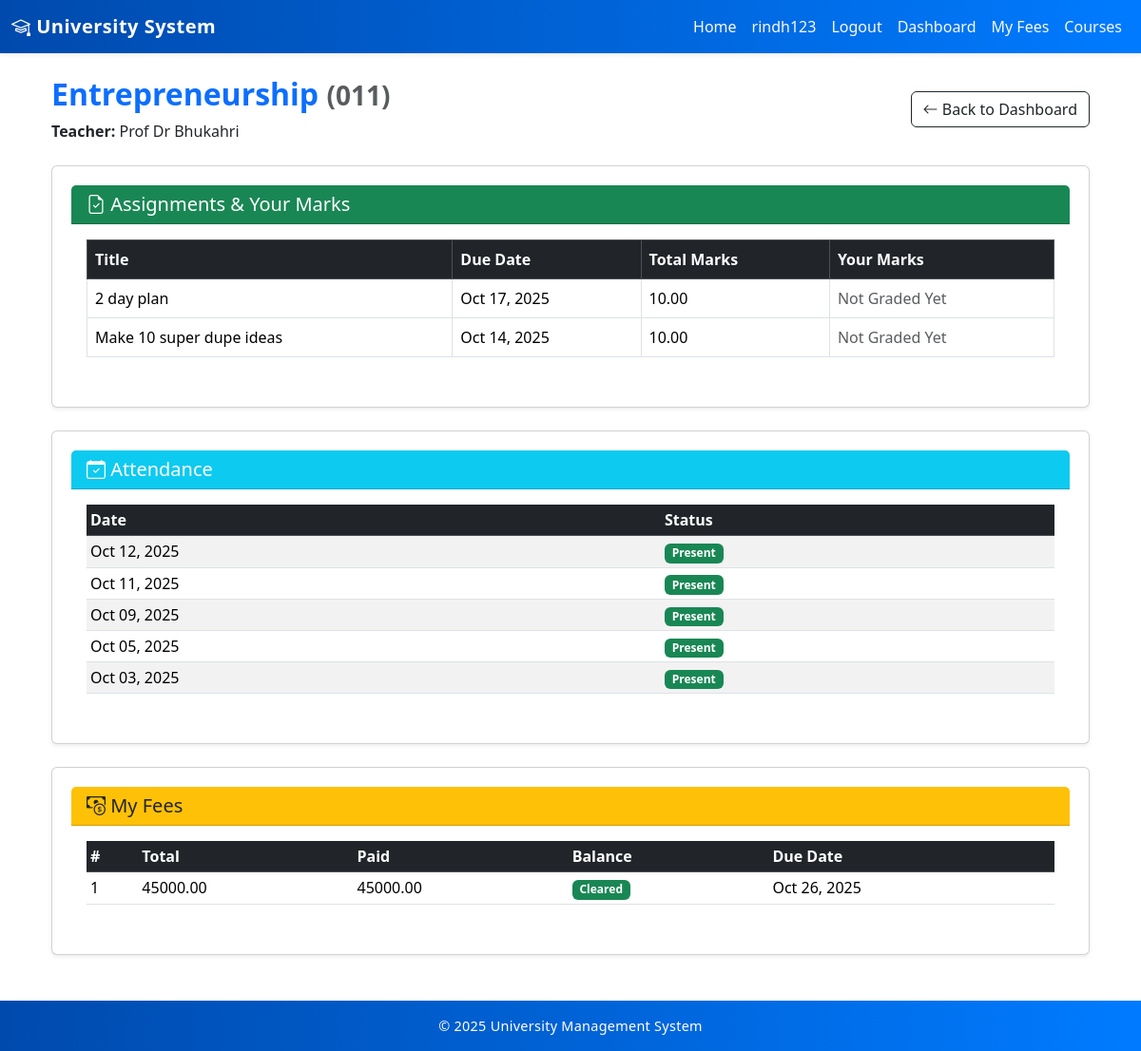
/dashboard/student/course/1/ (signed in), run on an earlier commit of the app's database.
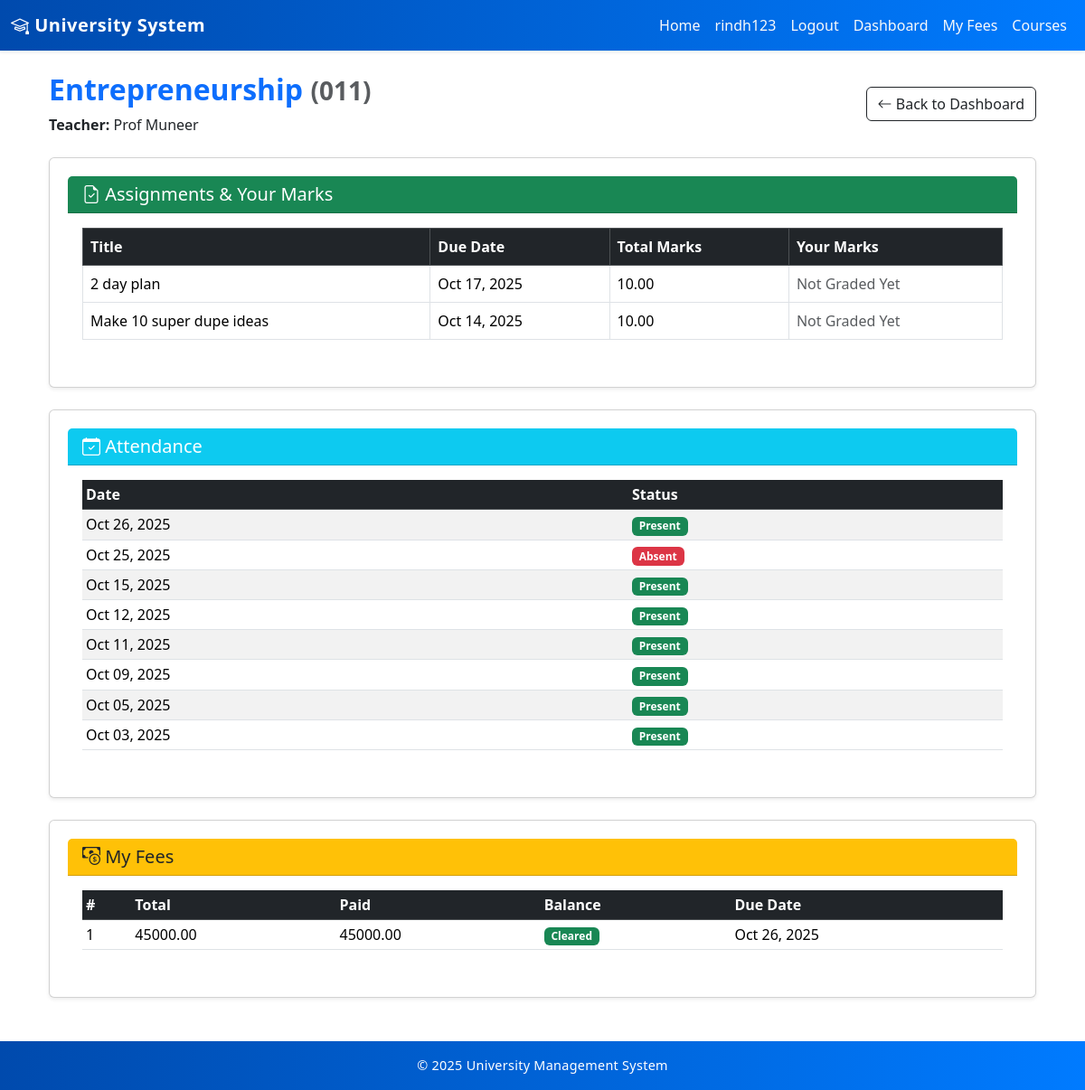
And on a later commit of the database.
### core/models.py (models this page shows, shortened)
class Course(models.Model):
    name = models.CharField(max_length=100)
    code = models.CharField(max_length=20, unique=True)
    description = models.TextField(blank=True, null=True)
    credits = models.PositiveIntegerField()
    department = models.ForeignKey(Department, on_delete=models.CASCADE, related_name="courses")
    teacher = models.ForeignKey(Teacher, on_delete=models.SET_NULL, null=True, blank=True, related_name="courses")

class Teacher(models.Model):
    user = models.OneToOneField(
        settings.AUTH_USER_MODEL,
        null=True,
        blank=True,
        on_delete=models.SET_NULL,
        related_name='teacher_profile'
    )
    teacher_id = models.CharField(max_length=20, unique=True, blank=True, null=True)
    first_name = models.CharField(max_length=50)
    last_name  = models.CharField(max_length=50)
    email      = models.EmailField(unique=True)
    department = models.ForeignKey(Department, on_delete=models.SET_NULL, null=True, blank=True, related_name="teachers")
    hire_date  = models.DateField(default=timezone.now)
    profile_image = models.ImageField(upload_to='profiles/', null=True, blank=True)
    QUALIFICATION_CHOICES = [
        ('BS', 'BS / Bachelor'),
        ('MS', 'MS / Master'),
        ('MPhil', 'MPhil'),
        ('PhD', 'PhD'),
        ('Other', 'Other'),
    ]
    qualification = models.CharField(max_length=50, choices=QUALIFICATION_CHOICES, null=True, blank=True)
    specialization = models.CharField(max_length=100, null=True, blank=True)
    bio = models.TextField(blank=True, null=True)
    experience_years = models.PositiveIntegerField(default=0, help_text="Years of teaching experience")
    contact_number = models.CharField(max_length=20, blank=True, null=True)

class Assignment(models.Model):
    course = models.ForeignKey(Course, on_delete=models.CASCADE)
    title = models.CharField(max_length=200)
    description = models.TextField(blank=True, null=True)
    due_date = models.DateField(null=True, blank=True)
    total_marks = models.DecimalField(max_digits=5, decimal_places=2, default=10)  # add this
    created_at = models.DateTimeField(auto_now_add=True)

class Attendance(models.Model):
    enrollment = models.ForeignKey('Enrollment', on_delete=models.CASCADE, related_name='attendances')
    date = models.DateField()
    present = models.BooleanField(default=False)
    class Meta:
        unique_together = ('enrollment', 'date')

### fees/models.py (models this page shows, shortened)
class Fee(models.Model):
    student = models.ForeignKey(Student, on_delete=models.CASCADE, related_name="fees")
    total_amount = models.DecimalField(max_digits=10, decimal_places=2)
    amount_paid = models.DecimalField(max_digits=10, decimal_places=2, default=0)
    balance = models.DecimalField(max_digits=10, decimal_places=2, editable=False)
    due_date = models.DateField(null=True, blank=True)

### core/views.py (the view)
# urls.py: path('dashboard/student/course/<int:pk>/', views.student_course_detail, name='student_course_detail'),
@login_required
@role_required(['student'])
def student_course_detail(request, pk):
    student = getattr(request.user, 'student_profile', None) or \
              Student.objects.filter(email__iexact=request.user.email).first()
    course = get_object_or_404(Course, pk=pk)
    enrollment = Enrollment.objects.filter(course=course, student=student).first()
    if not enrollment:
        messages.error(request, "You are not enrolled in this course.")
        return redirect('student_dashboard')
    assignments = Assignment.objects.filter(course=course).order_by('-created_at')
    assignments_with_marks = []
    for a in assignments:
        mark_obj = Mark.objects.filter(assignment=a, student=student).first()
        total = float(getattr(a, 'total_marks', 10))
        obtained = float(mark_obj.marks_obtained) if mark_obj and mark_obj.marks_obtained is not None else None
        if obtained is None:
            status = "Pending"
        elif obtained >= (total / 2):
            status = "Passed"
        else:
            status = "Failed"
        assignments_with_marks.append({
            'assignment': a,
            'mark': mark_obj,
            'status': status,
        })
    attendance_list = Attendance.objects.filter(enrollment=enrollment).order_by('-date')
    fees = Fee.objects.filter(student=student).order_by('-id')
    return render(request, 'core/dashboards/student_course_detail.html', {
        'student': student,
        'course': course,
        'enrollment': enrollment,
        'assignments_with_marks': assignments_with_marks,
        'attendance_list': attendance_list,
        'fees': fees,
    })

### templates/core/dashboards/student_course_detail.html (shortened to what the changed rows need)
{% extends 'base.html' %}
{% block content %}
<div class="container mt-4">
  <div class="d-flex justify-content-between align-items-center mb-4">
    <div>
      <h2 class="fw-bold text-primary">{{ course.name }}
        <small class="text-muted">({{ course.code }})</small>
      </h2>
      <p class="mb-0">
        <strong>Teacher:</strong> {{ course.teacher.first_name }} {{ course.teacher.last_name }}
      </p>
    </div>
  </div>
  <div class="card shadow-sm mb-4">
    <div class="card-body">
      {% if assignments_with_marks %}
        <div class="table-responsive">
          <table class="table table-bordered align-middle">
            <thead class="table-dark">
              <tr>
                <th>Title</th>
                <th>Due Date</th>
                <th>Total Marks</th>
                <th>Your Marks</th>
              </tr>
            </thead>
            <tbody>
              {% for row in assignments_with_marks %}
                <tr>
                  <td>{{ row.assignment.title }}</td>
                  <td>{{ row.assignment.due_date|date:"M d, Y"|default:"—" }}</td>
                  <td>{{ row.assignment.total_marks }}</td>
                  <td>
                    {% if row.mark and row.mark.marks_obtained is not None %}
                      <span class="badge bg-primary">{{ row.mark.marks_obtained|floatformat:2 }}</span>
                    {% else %}
                      <span class="text-muted">Not Graded Yet</span>
                    {% endif %}
                  </td>
                </tr>
              {% endfor %}
            </tbody>
          </table>
        </div>
      {% else %}
        <div class="alert alert-info">No assignments for this course yet.</div>
      {% endif %}
    </div>
  </div>
  <div class="card shadow-sm mb-4">
    <div class="card-body">
      {% if attendance_list %}
        <div class="table-responsive">
          <table class="table table-striped table-sm align-middle">
            <thead class="table-dark">
              <tr>
                <th>Date</th>
                <th>Status</th>
              </tr>
            </thead>
            <tbody>
              {% for a in attendance_list %}
                <tr>
                  <td>{{ a.date|date:"M d, Y" }}</td>
                  <td>
                    {% if a.present %}
                      <span class="badge bg-success">Present</span>
                    {% else %}
                      <span class="badge bg-danger">Absent</span>
                    {% endif %}
                  </td>
                </tr>
              {% endfor %}
            </tbody>
          </table>
        </div>
      {% else %}
        <div class="alert alert-info">No attendance records for this course.</div>
      {% endif %}
    </div>
  </div>
  <div class="card shadow-sm mb-4">
    <div class="card-body">
      {% if fees %}
        <div class="table-responsive">
          <table class="table table-sm align-middle">
            <thead class="table-dark">
              <tr>
                <th>#</th>
                <th>Total</th>
                <th>Paid</th>
                <th>Balance</th>
                <th>Due Date</th>
              </tr>
            </thead>
            <tbody>
              {% for fee in fees %}
                <tr>
                  <td>{{ forloop.counter }}</td>
                  <td>{{ fee.total_amount|default:"—" }}</td>
                  <td>{{ fee.amount_paid|default:"—" }}</td>
                  <td>
                    {% if fee.balance <= 0 %}
                      <span class="badge bg-success">Cleared</span>
                    {% else %}
                      {{ fee.balance }}
                    {% endif %}
                  </td>
                  <td>{{ fee.due_date|date:"M d, Y"|default:"—" }}</td>
                </tr>
              {% endfor %}
            </tbody>
          </table>
        </div>
      {% else %}
        <div class="alert alert-info">No fee records found.</div>
      {% endif %}
    </div>
  </div>
</div>
{% endblock %}

What changed in the data, as far as the page shows it:
changed Course "Entrepreneurship": teacher.last_name "Dr Bhukahri" → "Muneer"
added Attendance: date "Oct 26, 2025", present "Present"
added Attendance: date "Oct 25, 2025", present "Absent"
added Attendance: date "Oct 15, 2025", present "Present"
